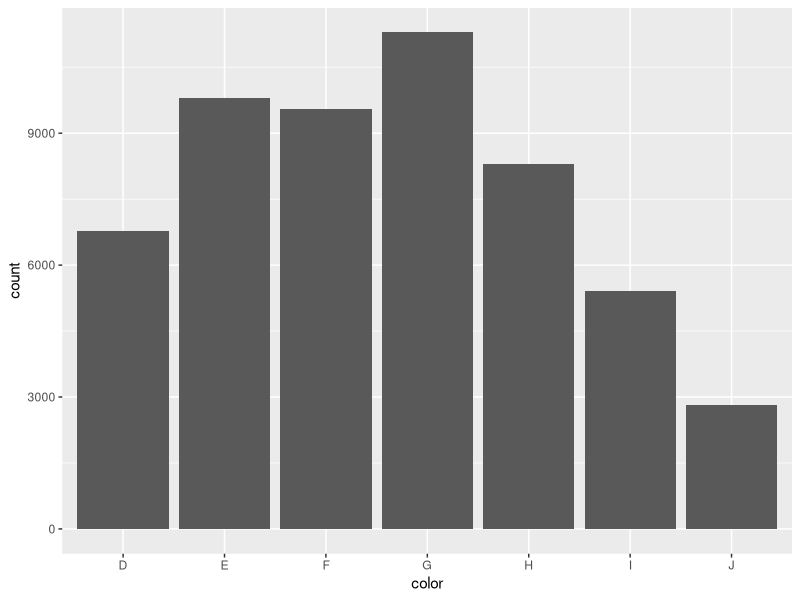
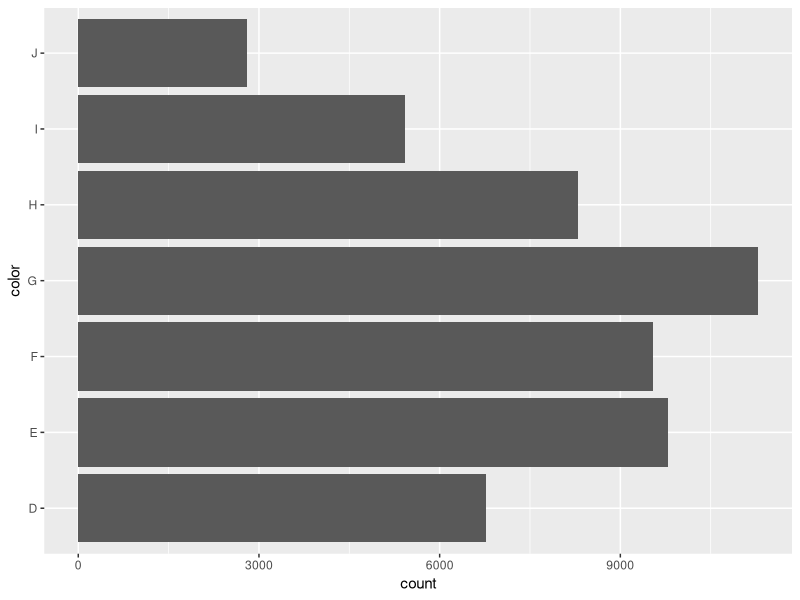
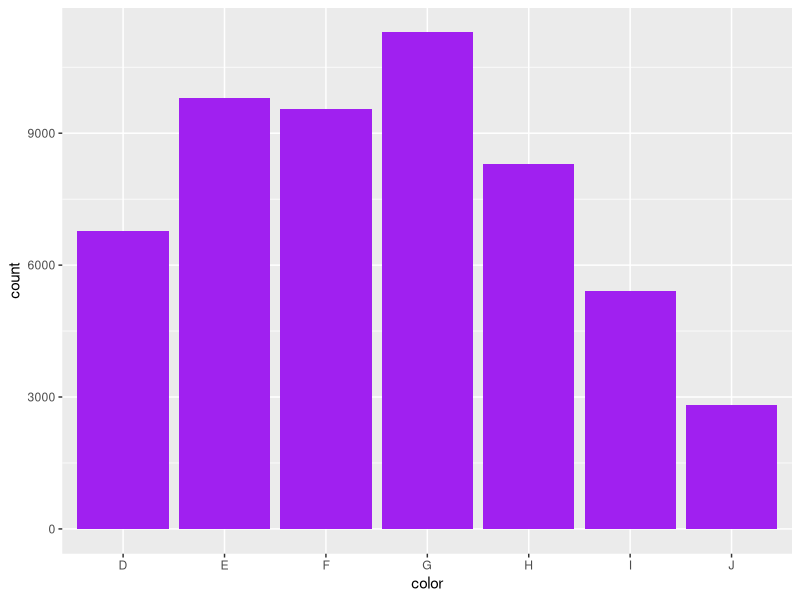
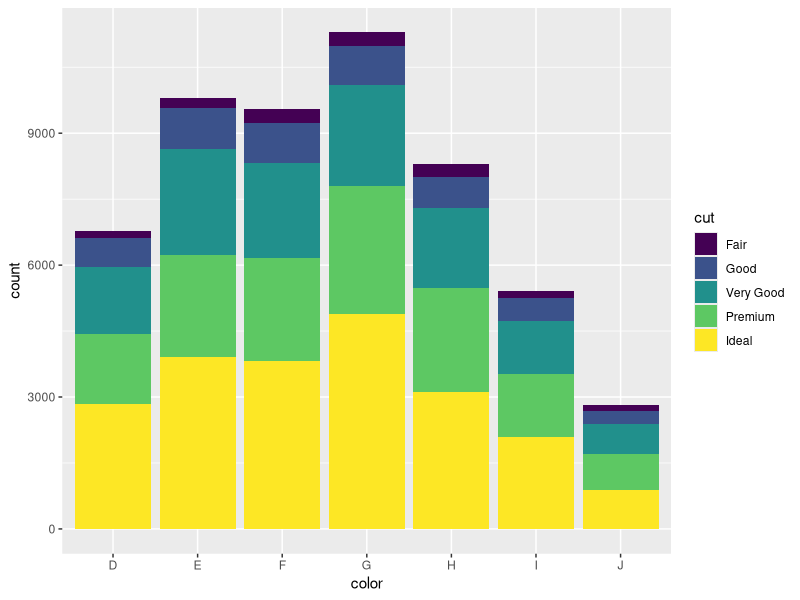
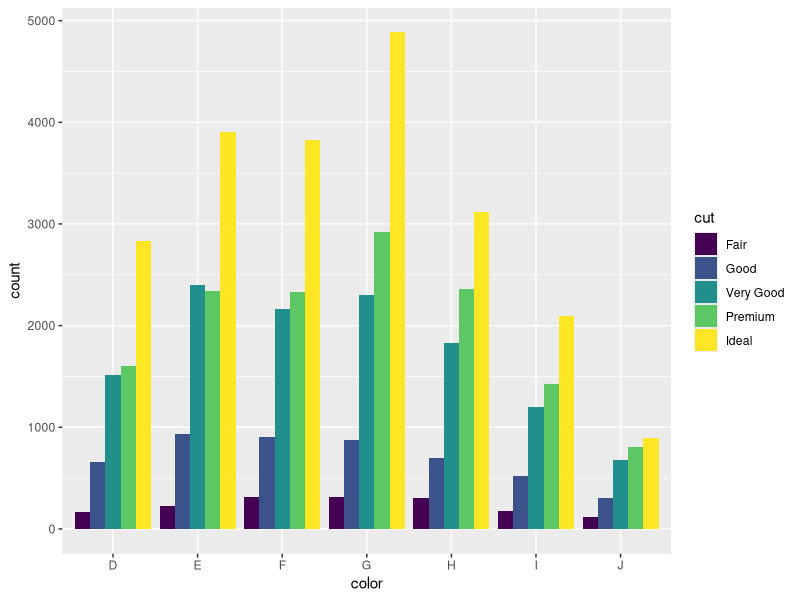

The R script that drew these images, in order:
library(ggplot2)
ggplot(diamonds,aes(x=color)) + geom_bar()
#1) What type of chart does the command in line 2 make?
# barchart
ggplot(diamonds,aes(y=color)) + geom_bar()#----> ggplot(diamonds,aes(x=color)) + geom_bar()+coord_flip()
#2) What does changing the aesthetic argument from the x to the y axis do in this type of plot?
#The bar chart fliped horizontally to the y axis. It is the exact same thing as using th coord_flip function, which is the way I noermally 
ggplot(diamonds,aes(x=color))+geom_bar(fill="purple")
#3) What did the fill argument do in line 8's code?
#fills the bar plot bars with the color purple
ggplot(diamonds,aes(x=color,fill=cut)) + geom_bar()
#4) What did the fill argument do in line 11's code?
#gave different colors depending on the quality cut og the diamonds
#5) Why did fill do something different in line 8 vs line 11?
#line 8's fill was a universal color while line 11's fill was categorical because it was based on the "cut" variable, since there are different "cuts" there are multiple colors.
ggplot(diamonds,aes(x=color, fill=cut)) + geom_bar(position = position_dodge())
#6) What does the position argument allow us to do in a box plot?
#It allows us tget a better visual of the actual count amount within each "color" type of diamond in regard to the qualities of cut.

